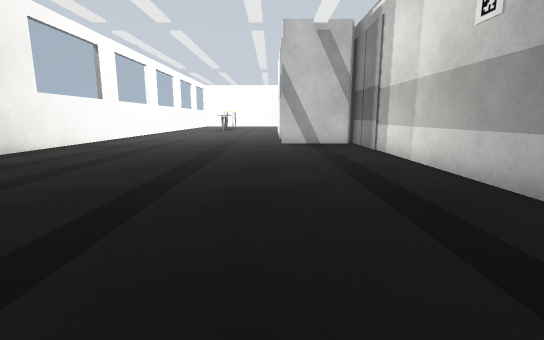
view 1 (above)

16 first-person views from a walk through a robot-simulator world made for Gazebo. The camera is 0.6 m above the floor, tilts 10° down and sees 85° across. The floor is counted in squares, 0.5 m on a side. Each view is taken from the middle of a square. On the plan, view 1 faces up. The plan holds only what a view shows up to about 13 squares ahead; the rest is blank.

view 2
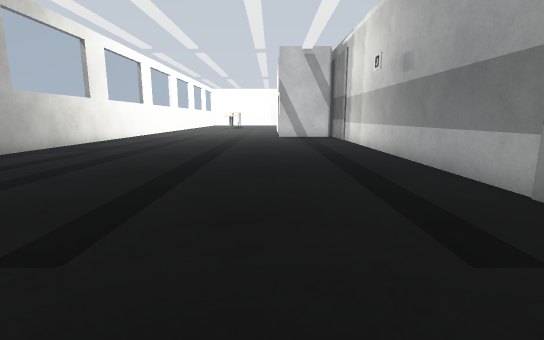

view 3
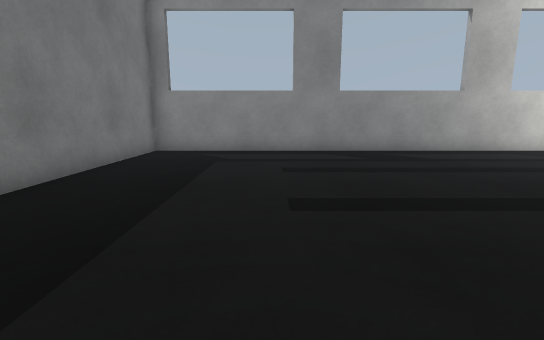

view 4
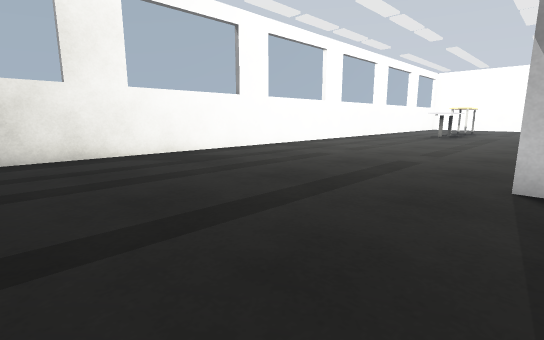

view 5
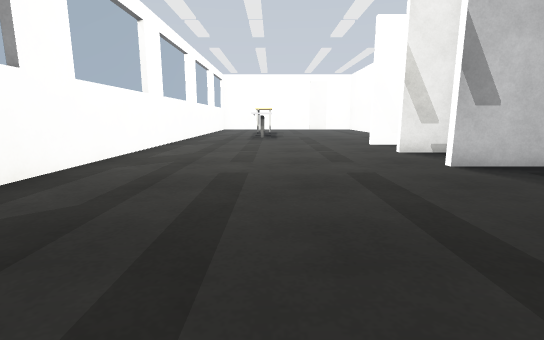

view 6
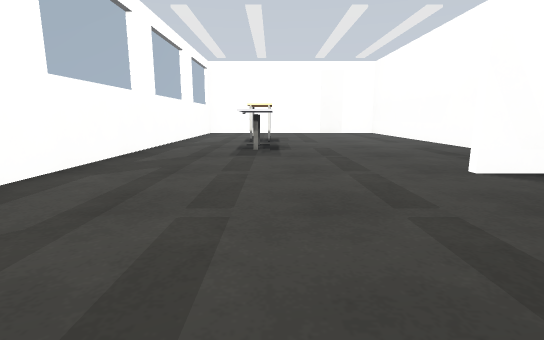

view 7
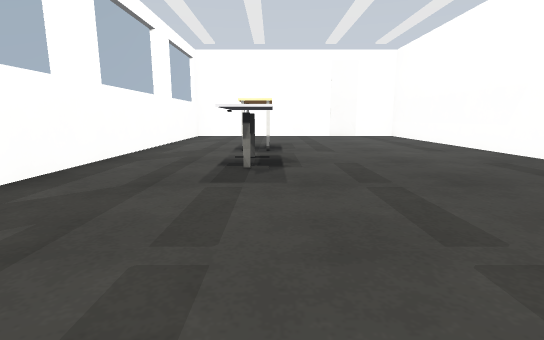

view 8
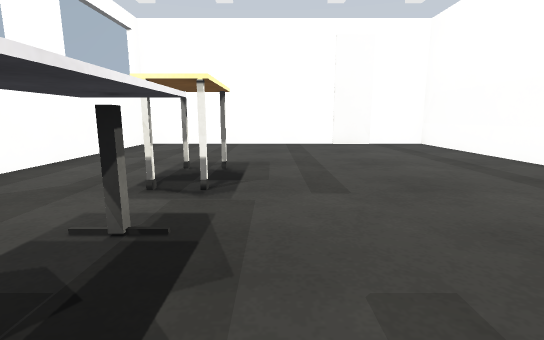

view 9
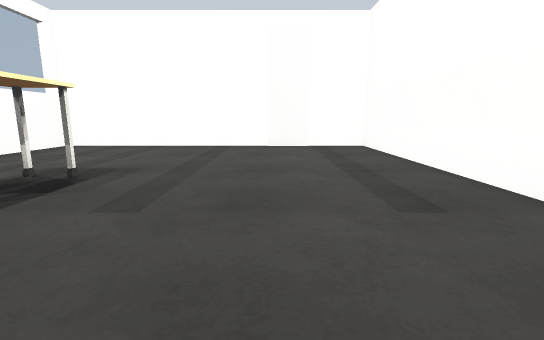

view 10
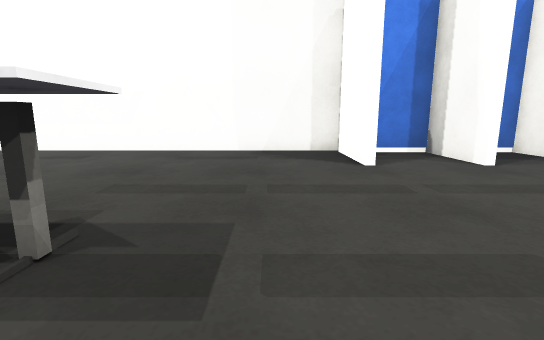

view 11
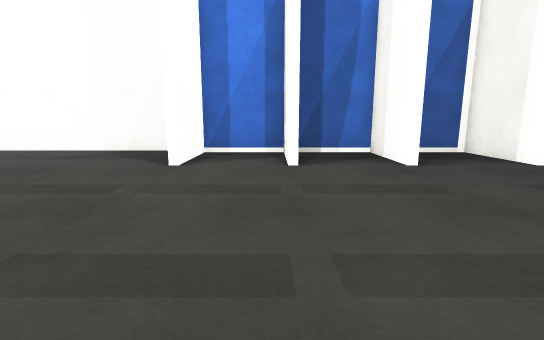

view 12
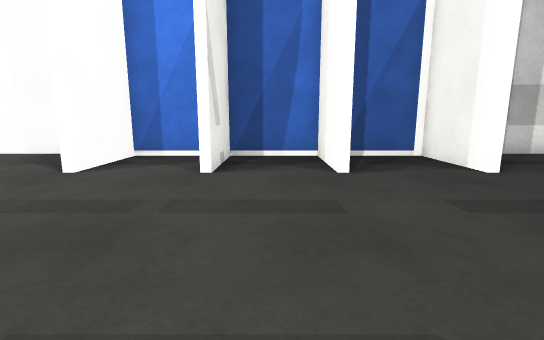

view 13
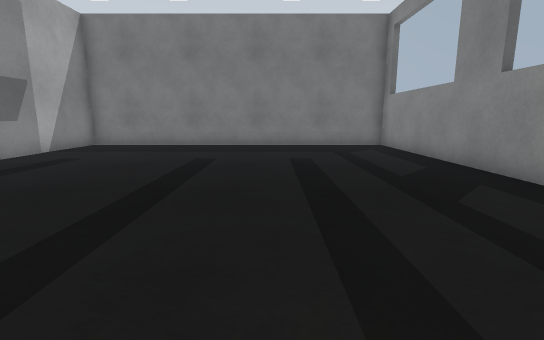

view 14
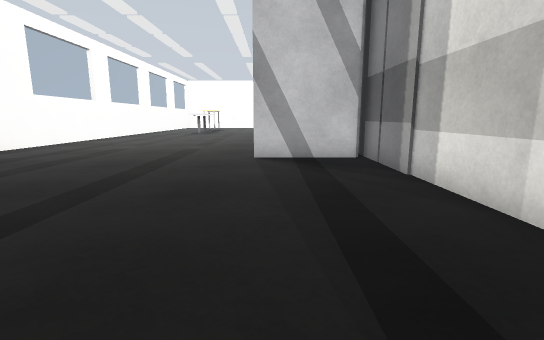

view 15
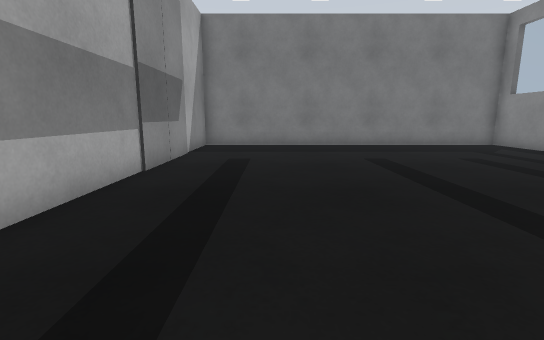

view 16
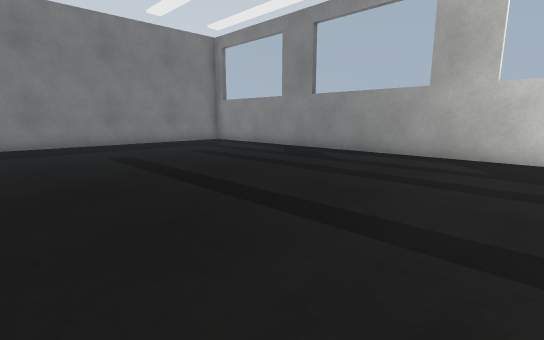

### Floor plan
Key: @ floor where view 1 was taken; # wall or solid block; . main floor; : floor 0.05 m higher than the main floor; L door leaf; T table.
Columns run from 9 left of view 1 to 4 right of it. Each row starts with its distance up from view 1.
 41 #LLLLLLLLLLLL#
 40 #............#
 39 #............#
 38 #............#
 37 #............#
 36 #............#
 35 #............#
 34 #...:T.......#
 33 #............#
 32 #....T.......#
 31 #...TT.......#
 30 #...TT.......#
 29 #...TT.......#
 28 #...TT.......#
 27 #...TT.......#
 26 #............#
 25 #............#
 24 #.........LLL#
 23 #.........LLL
 22 #...........L
 21 #.........LLL
 20 #.........LLL
 19 #...........L
 18 #.........LLL
 17 #.........LLL
 16 #...........L
 15 #...........L#
 14 #.........LLLL
 13 #............#
 12 #............L
 11 #............#
 10 #............#
  9 #............#
  8 #............#
  7 #............#
  6 #............#
  5 #............#
  4 #............#
  3 #............#
  2 #............#
  1 #............#
  0 #........@...#
 -1 #............L
 -2 #............L
 -3 #............L
 -4 #............#
 -5 #............#
 -6 #............#
 -7 #LLLLLLLLLLLL#

Positions as (right, up) in squares from view 1, and headings:
1: (0, 0), facing up
2: (0, -5), facing up
3: (2, -3), facing left
4: (1, 8), facing up-left
5: (-4, 10), facing up
6: (-4, 17), facing up
7: (-4, 21), facing up
8: (-3, 27), facing up
9: (0, 28), facing up
10: (-7, 26), facing right
11: (-7, 21), facing right
12: (-6, 19), facing right
13: (-4, 6), facing down
14: (1, 5), facing up
15: (1, 6), facing down
16: (1, 7), facing down-left
